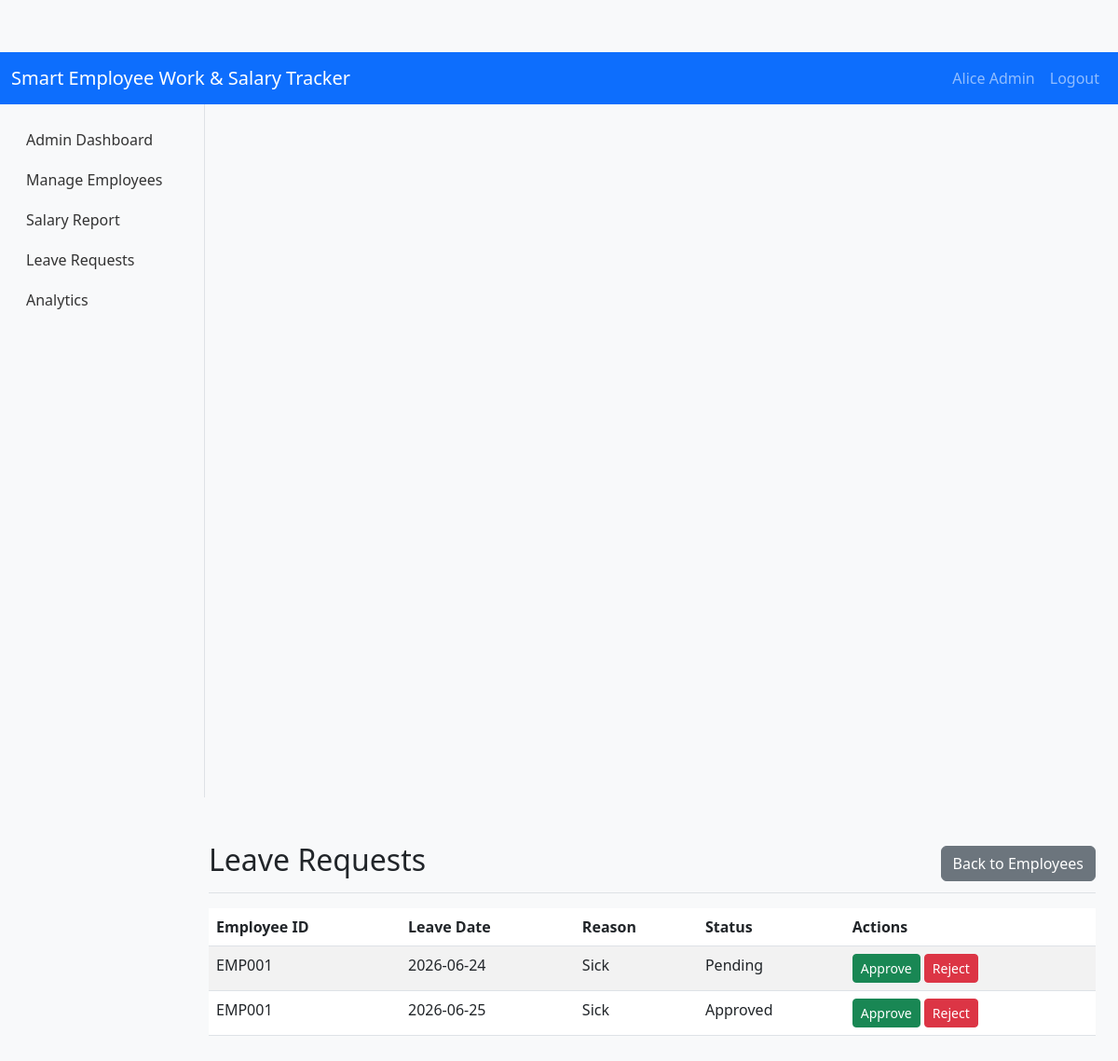
The app's page /admin/leaves (signed in) with its own data.
### tables this page shows
CREATE TABLE Employees (
        id INTEGER PRIMARY KEY AUTOINCREMENT,
        employee_id TEXT UNIQUE,
        name TEXT,
        email TEXT,
        password TEXT,
        department TEXT,
        role TEXT,
        base_salary REAL
    );

CREATE TABLE LeaveRequests (
        id INTEGER PRIMARY KEY AUTOINCREMENT,
        employee_id TEXT,
        leave_date TEXT,
        reason TEXT,
        status TEXT
    );

### app.py (the view)
@app.route('/admin/leaves')
@login_required
@admin_required
def admin_leaves():
    requests_ = query_db('SELECT * FROM LeaveRequests ORDER BY id DESC')
    return render_template('admin_leaves.html', requests=requests_)

### app.py (called while the page is built)
def get_db():
    db = getattr(g, '_database', None)
    if db is None:
        db = g._database = sqlite3.connect(DB_PATH)
        db.row_factory = sqlite3.Row
    return db

@app.teardown_appcontext
def close_connection(exception):
    db = getattr(g, '_database', None)
    if db is not None:
        db.close()

def query_db(query, args=(), one=False):
    cur = get_db().execute(query, args)
    rv = cur.fetchall()
    cur.close()
    return (rv[0] if rv else None) if one else rv

@login_manager.user_loader
def load_user(user_id):
    return User.get_by_id(user_id)

def admin_required(func):
    from functools import wraps
    @wraps(func)
    def wrapper(*args, **kwargs):
        if not current_user.is_authenticated or current_user.role != 'Admin':
            flash('Admin access required.', 'danger')
            return redirect(url_for('login'))
        return func(*args, **kwargs)
    return wrapper

    @staticmethod
    def get_by_id(id_):
        row = query_db('SELECT * FROM Employees WHERE id = ?', (id_,), one=True)
        if row:
            return User(row['id'], row['employee_id'], row['name'], row['email'], row['role'])
        return None

### templates/admin_leaves.html
{% extends 'base.html' %}
{% block content %}
<div class="pt-3 pb-2 mb-3 border-bottom d-flex justify-content-between align-items-center">
  <h1 class="h2">Leave Requests</h1>
  <a href="{{ url_for('employee_management') }}" class="btn btn-secondary">Back to Employees</a>
</div>
<div class="table-responsive">
  <table class="table table-striped">
    <thead>
      <tr>
        <th>Employee ID</th>
        <th>Leave Date</th>
        <th>Reason</th>
        <th>Status</th>
        <th>Actions</th>
      </tr>
    </thead>
    <tbody>
      {% for r in requests %}
      <tr>
        <td>{{ r['employee_id'] }}</td>
        <td>{{ r['leave_date'] }}</td>
        <td>{{ r['reason'] }}</td>
        <td>{{ r['status'] }}</td>
        <td>
          <form method="POST" action="{{ url_for('leave_action', id=r['id']) }}" style="display:inline-block;">
            <button name="action" value="approve" class="btn btn-sm btn-success">Approve</button>
          </form>
          <form method="POST" action="{{ url_for('leave_action', id=r['id']) }}" style="display:inline-block;">
            <button name="action" value="reject" class="btn btn-sm btn-danger">Reject</button>
          </form>
        </td>
      </tr>
      {% else %}
      <tr><td colspan="5" class="text-center">No leave requests.</td></tr>
      {% endfor %}
    </tbody>
  </table>
</div>
{% endblock %}

### templates/base.html (shortened to what this page needs)
<!doctype html>
<html lang="en">
  <head>
    <link href="https://cdn.jsdelivr.net/npm/bootstrap@5.3.0/dist/css/bootstrap.min.css" rel="stylesheet">
    <link rel="stylesheet" href="/static/css/style.css">
  </head>
  <body>
    <nav class="navbar navbar-expand-lg navbar-dark bg-primary">
      <div class="container-fluid">
        <a class="navbar-brand" href="#">Smart Employee Work & Salary Tracker</a>
        <div class="collapse navbar-collapse" id="navbarSupportedContent">
          <ul class="navbar-nav ms-auto mb-2 mb-lg-0">
            {% if current_user.is_authenticated %}
            <li class="nav-item">
              <a class="nav-link" href="#">{{ current_user.name }}</a>
            </li>
            <li class="nav-item">
              <a class="nav-link" href="{{ url_for('logout') }}">Logout</a>
            </li>
            {% else %}
            <li class="nav-item">
              <a class="nav-link" href="{{ url_for('login') }}">Login</a>
            </li>
            {% endif %}
          </ul>
        </div>
      </div>
    </nav>
    <div class="container-fluid">
      <div class="row">
        <nav id="sidebar" class="col-md-2 d-none d-md-block bg-light sidebar">
          <div class="position-sticky">
            <ul class="nav flex-column sidebar-nav">
              {% if current_user.is_authenticated and current_user.role == 'Admin' %}
              <li class="nav-item"><a class="nav-link" href="{{ url_for('admin_dashboard') }}">Admin Dashboard</a></li>
              <li class="nav-item"><a class="nav-link" href="{{ url_for('employee_management') }}">Manage Employees</a></li>
              <li class="nav-item"><a class="nav-link" href="{{ url_for('salary_report') }}">Salary Report</a></li>
              <li class="nav-item"><a class="nav-link" href="{{ url_for('admin_leaves') }}">Leave Requests</a></li>
              <li class="nav-item"><a class="nav-link" href="{{ url_for('analytics') }}">Analytics</a></li>
              {% endif %}
            </ul>
          </div>
        </nav>
        <main class="col-md-9 ms-sm-auto col-lg-10 px-md-4">
          {% block content %}{% endblock %}
        </main>
      </div>
    </div>
  </body>
</html>

### static/css/style.css (style rules this page uses)
body { padding-top: 56px; background-color: #f8f9fa; }
#sidebar { height: 100vh; position: fixed; top: 56px; left: 0; padding-top: 1rem; border-right: 1px solid #dee2e6; }
.sidebar-nav a { padding: 0.6rem 1rem; display: block; color: #333; }
#sidebar { width: 220px; position: sticky; top: 56px; height: calc(100vh - 56px); overflow-y: auto; }
main { margin-left: 0; padding: 1rem; }

### records on screen
Employees: name "Alice Admin"
LeaveRequests: employee_id "EMP001", leave_date "2026-06-24", reason "Sick", status "Pending"
LeaveRequests: employee_id "EMP001", leave_date "2026-06-25", reason "Sick", status "Approved"
